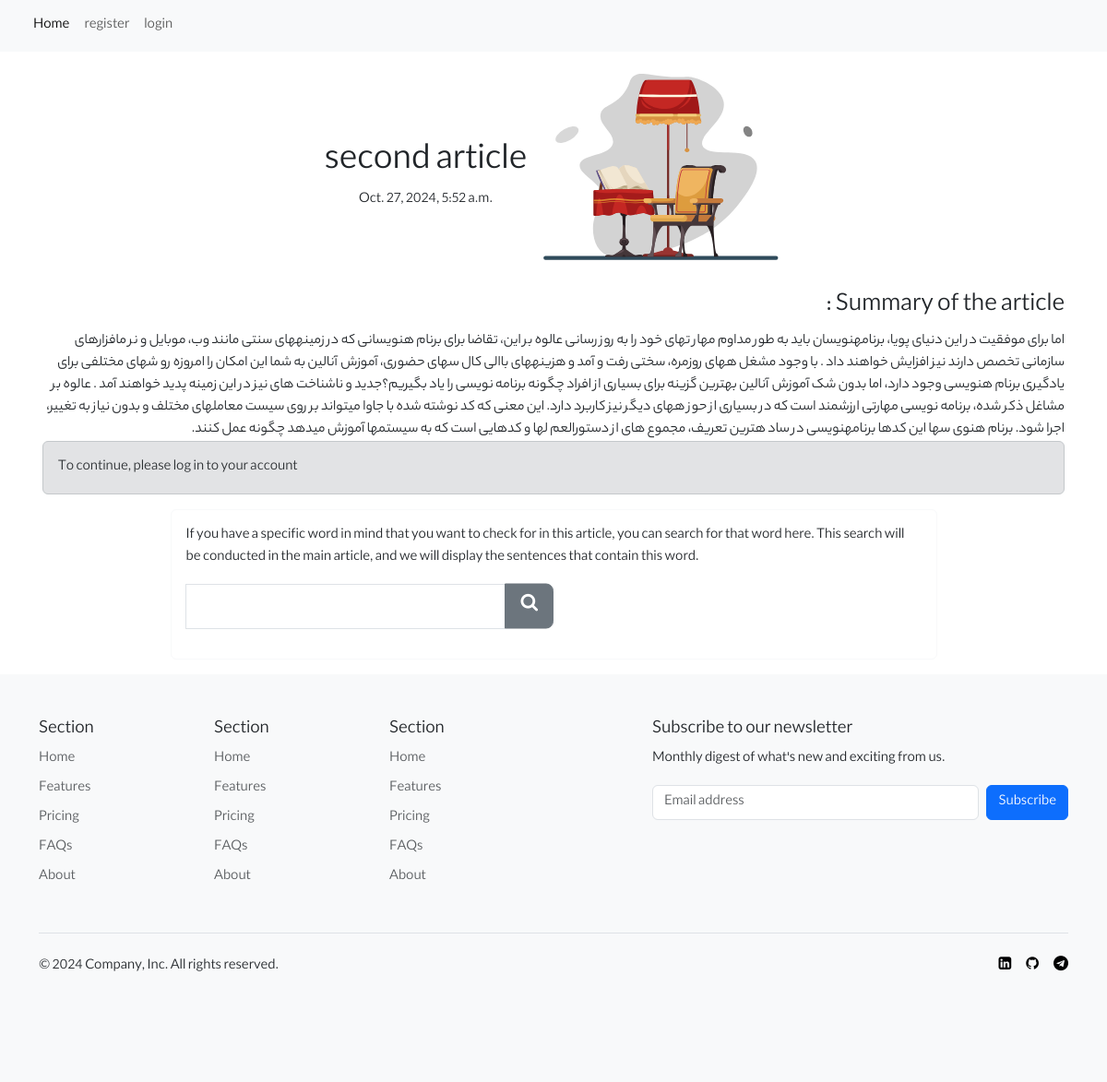
The app's page /detail/2 with its own data.
### home/models.py (models this page shows)
class Article(models.Model):
    title = models.CharField(max_length=100)
    body = models.TextField()
    pdf = models.FileField(upload_to='%Y/%m/%d/')
    lang = models.CharField(max_length=10)
    created = models.DateTimeField(auto_now_add=True)
    owner = models.ManyToManyField(User)

### home/views.py (the view)
# urls.py: path('detail/<int:article_id>', views.detail, name='detail'),
def detail(request, article_id):
    article = get_object_or_404(Article, id=article_id)
    if request.method == 'POST':
        form = ArticleSearchForm(request.POST)
        if form.is_valid():
            pdf_path = article.pdf.path
            current_word = form.cleaned_data['word']
            next_sentence = ''
            with pdfplumber.open(pdf_path) as pdf_reader:
                found_current_word = False
                for page_num in range(len(pdf_reader.pages)):
                    page = pdf_reader.pages[page_num]
                    text = page.extract_text()
                    language = detect(text)
                    if language == 'fa':
                        text = text[::-1]
                    if current_word in text:
                        found_current_word = True
                        sentences = text.split('\n')
                        for i, sentence in enumerate(sentences):
                            if current_word in sentence:
                                if i + 1 < len(sentences):
                                    next_sentence = sentences[i] + sentences[i + 1]
                                else:
                                    messages.success(request, "No sentence found after the title.", 'danger')
                                break
                        break
                if not found_current_word:
                    messages.success(request, f"Word '{current_word}' not found in the PDF", 'danger')
            return render(request, 'detail.html', {'article': article, 'next_sentences': next_sentence, 'form': form})
    else:
        form = ArticleSearchForm()
        return render(request, 'detail.html', {'article': article, 'form': form})

### home/forms.py
class ArticleSearchForm(forms.Form):
    word = forms.CharField(widget=forms.TextInput(attrs={'class':'form-control'}))

### templates/detail.html (shortened to what this page needs)
{% extends 'base.html' %} {% block content %}
<div class="card-body">
  <div class="d-flex w-100 justify-content-center">
    <div class="p-2 align-self-center text-center">
      <h1>{{ article.title }}</h1>
      <h6>{{ article.created }}</h6>
    </div>
    <div class="p-2 w-25">
      <img src="/static/svg/desk.svg" alt="..." />
    </div>
  </div>
  <div dir="{% if article.lang == 'fa' %}rtl{% else %}ltr{% endif %}">
    <h3>Summary of the article :</h3>
    {{ article.body }}
  </div>
  {% if request.user.is_authenticated %}
  <a href="{% url 'add' article.id %}" class="btn btn-light">add <span class="icon-plus-circle"></span></a>
  <a href="{% url 'remove' article.id %}" class="btn btn-light">remove <span class="icon-minus-circle"></span></a>
  <a href="{{ article.pdf.url }}" class="btn btn-light">show <span class="icon-file-text-o"></span></a>
  {% else %}
  <div class="alert alert-secondary" role="alert">
    To continue, please log in to your account
  </div>
  {%endif%}
  <div class="w-75 mx-auto p-3 rounded border border-light">
    <p>
      If you have a specific word in mind that you want to check for in this
      article, you can search for that word here. This search will be conducted
      in the main article, and we will display the sentences that contain this
      word.
    </p>
    <div class="col-md-6">
      <form method="post" class="d-flex" novalidate>
        <div class="input-group">
          {% csrf_token %} {{ form.word }}
          <button class="btn btn-secondary btn-lg" type="submit">
            <span class="icon-search"></span>
          </button>
        </div>
      </form>
    </div>
  </div>
</div>
{% endblock %}

### static/style/form.css (style rules this page uses)
body { font-family: lable; }
.input-group button { top: 50%; transform: translateY(-50%); }

### records on screen
Article: title "second article", created "Oct. 27, 2024, 5:52 a.m.", body "اما برای موفقیت در این دنیای پویا، برنامهنویسان باید به طور مداوم مهار تهای خود را به روز رسانی عالوه بر این، تقاضا برای برنام هنویسانی که در زمینههای سنتی مانند وب، موبایل و نر مافزارهای سازمانی تخصص دارند نیز افزایش خواهند داد . با وجود مشغل ههای روزمره، سختی رفت و آمد و هزینههای باالی کال سهای حضوری، آموزش آنالین به شما این امکان را امروزه رو شهای مختلفی برای یادگیری برنام هنویسی وجود دارد، اما بدون شک آموزش آنالین بهترین گزینه برای بسیاری از افراد چگونه برنامه نویسی را یاد بگیریم؟جدید و ناشناخت های نیز در این زمینه پدید خواهند آمد . عالوه بر مشاغل ذکر شده، برنامه نویسی مهارتی ارزشمند است که در بسیاری از حوز ههای دیگر نیز کاربرد دارد. این معنی که کد نوشته شده با جاوا میتواند بر روی سیست…"
